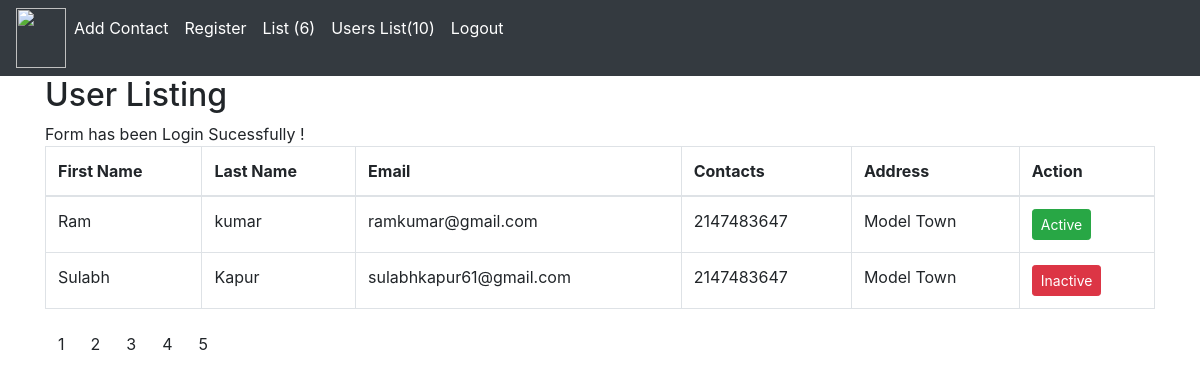
/list_register.php?page=2 (signed in), run on the app's committed database.
### tables this page shows
CREATE TABLE `registartion_1` (
  `id` int(12) NOT NULL,
  `first_name` text DEFAULT NULL,
  `last_name` text DEFAULT NULL,
  `email` varchar(255) DEFAULT NULL,
  `password` varchar(255) DEFAULT NULL,
  `contact` int(255) DEFAULT NULL,
  `address` varchar(255) DEFAULT NULL,
  `created_date` datetime NOT NULL DEFAULT current_timestamp(),
  `updated_date` datetime NOT NULL DEFAULT current_timestamp(),
  `is_active` int(12) NOT NULL DEFAULT 1,
  `image` varchar(255) DEFAULT NULL
);

### function.php (called while the page is built, shortened)
<?php
function getTotaluser($connection){
  $query1 = "SELECT COUNT(id) as total_count FROM registartion_1";
  $res1 = mysqli_query($connection,$query1);
  $out = false;
  while($row1 = mysqli_fetch_assoc($res1)){
    $out = $row1['total_count'];
  }
  return $out;
}
?>

### list_register.php (the view, shortened to what this page needs)
<?php
include('./connection.php');
include('./function.php');
$total_rec = getTotaluser($connection);
$limit_user = 2;
$total_pages = ceil($total_rec/$limit_user);
$current_pages = 1;
if(isset($_GET['page']) && !empty($_GET['page'])){
  $current_pages= $_GET['page'];
}
$offset_1 = ($current_pages-1) * $limit_user;
$query_1 = 'SELECT * FROM registartion_1  Limit '.$limit_user.' OFFSET '.$offset_1;
$res = mysqli_query($connection,$query_1);
$output = [];
while($row_1 = mysqli_fetch_assoc($res)){
    $output[] = $row_1;
}
$success = false;
if(isset($_SESSION['success']) AND !empty($_SESSION['success'])){
  $success = $_SESSION['success'];
}
?>
<!DOCTYPE html>
<html lang="en">
<html lang="en">
<head>
  <link rel="stylesheet" href="https://stackpath.bootstrapcdn.com/bootstrap/4.5.0/css/bootstrap.min.css">
<link rel="stylesheet" href="https://maxcdn.bootstrapcdn.com/font-awesome/4.7.0/css/font-awesome.min.css">
</head>
<body>
<?php include ('./nav_bar.php'); ?>
<div class="container">
  <h2>User Listing</h2>
  <?php if(count($output) > 0) { ?>
    <?php echo  $success;?>
  <table class="table table-bordered">
    <thead>
      <tr>
        <th>First Name</th>
        <th>Last Name</th>
        <th>Email</th>
        <th>Contacts</th>
        <th>Address</th>
        <th>Action</th>
      </tr>
    </thead>
    <tbody>
    <?php foreach($output as $key => $value){?>
        <tr>
            <td><?php echo $value['first_name']; ?></td>
            <td><?php echo $value['last_name']; ?></td>
            <td><?php echo $value['email']; ?></td>
            <td><?php echo $value['contact']; ?></td>
            <td><?php echo $value['address']; ?></td>
            <td>
            <?php
              if($value['is_active']==0){
                echo '<a class="btn btn-sm btn-success" href ="./update_user_status.php?id='. $value['id'].'&is_active=1">Active</a>';
              } else{
                echo '<a class="btn btn-sm btn-danger" href ="./update_user_status.php?id='. $value['id'].'&is_active=0">Inactive</a>';
              }
              ?>
            </td>
        </tr>
    <?php } ?>
    </tbody>
  </table>
  <ul class="pagination">
    <?php for($i=1; $i<=$total_pages; $i++){?>
       <li><a type="button" class="btn btn-submit" href="http://localhost/Project1/list_register.php?page=<?php echo $i;?>"> <?php echo $i;?></a></li>
     <?php }?>
</ul>
  <?php }  else {?>
    <h3>Sorry,No Data is available!</h3>
<?php } ?>
</div>
</body>
</html>

### list_register.php (style rules this page uses)
.btn-sm { color:#fff !important; }

### data on the page
registartion_1: first_name "Ram", last_name "kumar", email "ramkumar@gmail.com", contact "2147483647", address "Model Town"
registartion_1: first_name "Sulabh", last_name "Kapur", email "sulabhkapur61@gmail.com", contact "2147483647", address "Model Town"

### other printed values
$count "6"
$count_1 "10"
$success "Form has been Login Sucessfully !"
